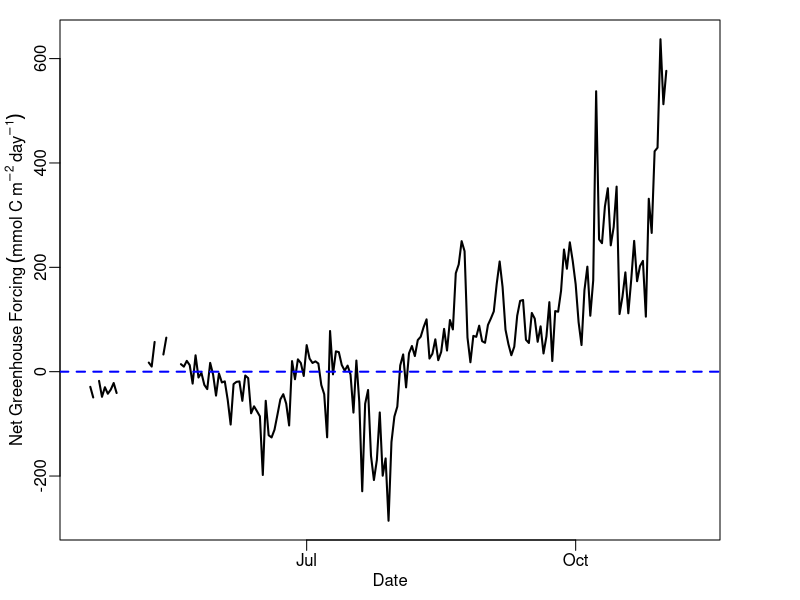
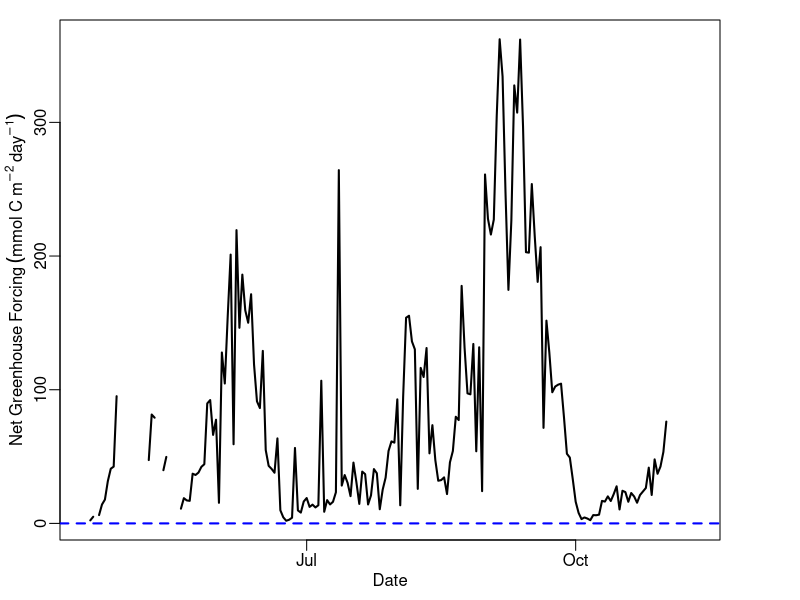
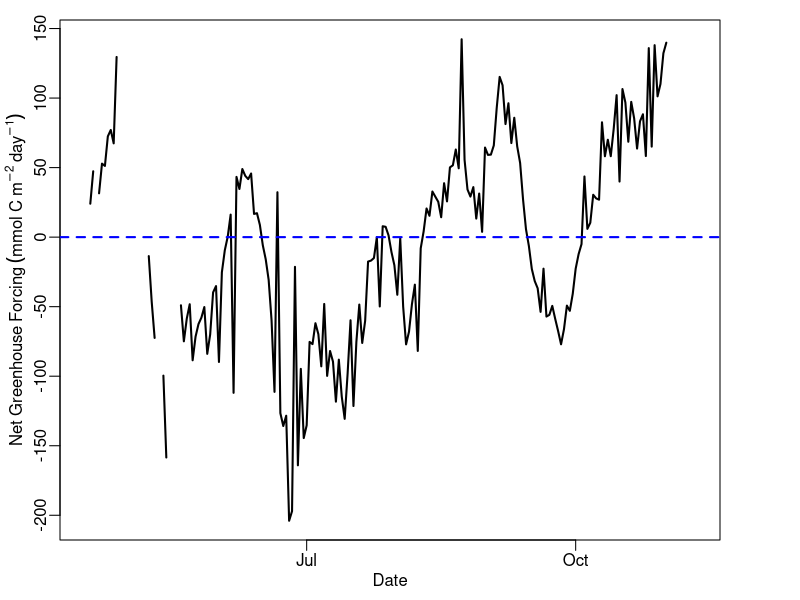

These figures' R source, in order: (Note: this script raises an error after producing the figures.)
#Net GH Forcing Calculation and Figure
#2 March 2017
#JAH

#run Gas Flux script first
#assemble data frame: datetime, co2 flux, ch4 flux
#using gas flux from Read method
setwd("~/Dropbox/GitHub Repos/GLM-Mendota/Data/")
net.forcing<-read.csv('flux.data.csv')
datetime = as.Date(net.forcing$datetime)

########################################################################
######################NGHF USING MODELED FLUXES#########################
#convert gas fluxes to mmol of C m-2 day-1
mod.co2.flux.mmolC <- net.forcing$co2.flux.read.mod 
mod.ch4.flux.mmolC <- net.forcing$ch4.flux.read.mod 

net.forcing <- cbind(net.forcing, mod.co2.flux.mmolC, mod.ch4.flux.mmolC)

#calculate Net GH Forcing
mod.netGHG <- (34*net.forcing$mod.ch4.flux.mmolC) + net.forcing$mod.co2.flux.mmolC

xlab = expression(Date)
ylab = expression(Net~Greenhouse~Forcing~(mmol~C~m^-2~day^-1))
quartz()
par(mar=c(3,3,1,4),mgp=c(1.5,0.5,0),tck=-0.02)
plot(datetime,mod.netGHG,type = 'l',lwd=2,ylab=ylab, xlab = xlab)
abline(0,0,lty=2, col='blue',lwd=2)

########################################################################
############NGHF USING OBSERVED FLUXES (CO2 via CO2)####################
#convert gas fluxes to mmol of C m-2 day-1
obs.co2.flux.mmolC <- net.forcing$co2.flux.read.obs 
obs.ch4.flux.mmolC <- net.forcing$ch4.flux.read.obs 

net.forcing <- cbind(net.forcing, obs.co2.flux.mmolC, obs.ch4.flux.mmolC)

#calculate Net GH Forcing
obs.netGHG <- (34*net.forcing$obs.ch4.flux.mmolC) + net.forcing$obs.co2.flux.mmolC

xlab = expression(Date)
ylab = expression(Net~Greenhouse~Forcing~(mmol~C~m^-2~day^-1))
quartz()
par(mar=c(3,3,1,4),mgp=c(1.5,0.5,0),tck=-0.02)
plot(datetime,obs.netGHG,type = 'l',lwd=2,ylab=ylab, xlab = xlab)
abline(0,0,lty=2, col='blue',lwd=2)

########################################################################
#############NGHF USING OBSERVED FLUXES (CO2 via DO)###################
obs.co2.flux.mmolC.do <- net.forcing$co2.flux.read.obs.do 
obs.ch4.flux.mmolC.do <- net.forcing$ch4.flux.read.obs 

net.forcing <- cbind(net.forcing, obs.co2.flux.mmolC.do, obs.ch4.flux.mmolC.do)

#calculate NGHF
obs.netGHG.do <- (34*net.forcing$obs.ch4.flux.mmolC.do) + net.forcing$obs.co2.flux.mmolC.do

xlab = expression(Date)
ylab = expression(Net~Greenhouse~Forcing~(mmol~C~m^-2~day^-1))
quartz()
par(mar=c(3,3,1,4),mgp=c(1.5,0.5,0),tck=-0.02)
plot(datetime,obs.netGHG.do,type = 'l',lwd=2,ylab=ylab, xlab = xlab)
abline(0,0,lty=2, col='blue',lwd=2)

net.forcing<-cbind(net.forcing, mod.netGHG, obs.netGHG, obs.netGHG.do)
write.csv(net.forcing, file = 'netGHGforcing.csv',row.names = FALSE)

########################################################################
#######################ALL NGHF, ONE PLOT###############################
setwd("~/Dropbox/GitHub Repos/GLM-Mendota/Data/")
nghf<-read.csv("netGHGforcing.csv")

xlab = expression(Date)
ylab = expression(Net~Greenhouse~Forcing~(mmol~C~m^-2~day^-1))
quartz()
par(mar=c(3,3,1,4),mgp=c(1.5,0.5,0),tck=-0.02)
plot(datetime,nghf$mod.netGHG,type = 'l', lwd = 2,ylab = ylab, xlab = xlab,ylim=c(-300,725))
lines(datetime, nghf$obs.netGHG,type = 'l', lwd = 2, col='darkgreen')
#lines(datetime, nghf$obs.netGHG.do,type = 'l', lwd = 2, col = 'darkolivegreen3')
abline(0,0,col='slategrey',lty=2,lwd=2)
legend('topright',c("NGHF from Modeled Fluxes",expression(NGHF~from~Observed~Fluxes)),lwd=c(2,2),col=c('black','darkgreen'))






# ########################################################################
# ##############################INCLUDE EBULLITION########################
# ####from MODELED gas fluxes####
# #Bastviken et al. 2004: 45% ebullition based on lake size
# #Bastviken et al. 2004: 60% ebullition, generally
# #Casper et al. 2000: 96% ebullition, based on tropic state
# 
# mod.bastviken.total.ch4.flux <- net.forcing$ch4.flux.read.mod * (100/55)
# mod.bastviken.high.total.ch4.flux <- net.forcing$ch4.flux.read.mod * (100/40)
# mod.casper.total.ch4.flux <- net.forcing$ch4.flux.read.mod * (100/4)
# 
# #increased CH4 flux plot
# quartz()
# par(mar=c(3,3,1,4),mgp=c(1.5,0.5,0),tck=-0.02)
# plot(datetime, net.forcing$ch4.flux.read.mod, type = 'l',ylim = c(-10,300),xlab = 'Date', ylab = expression(mmol~m^-2~day^-1),lwd=2)
# lines(datetime, mod.bastviken.total.ch4.flux, type = 'l', col='red',lwd=2)
# lines(datetime, mod.bastviken.high.total.ch4.flux, type = 'l', col = 'blue',lwd=2)
# lines(datetime, mod.casper.total.ch4.flux, type = 'l', col = 'purple',lwd=2)
# legend('topleft',c('CH4 Diffusive Flux','45% Ebullition','60% Ebullition','96% Ebullition'),lty = c(1,1,1,1), col = c('black','red','blue','purple'))
# abline(0,0,lty=2,lwd=2,col='blue')
# 
# #convert to mmol C m^-2 day^-1
# mod.inc.ch4.flux.mmolC <- mod.bastviken.total.ch4.flux * (12/16)
# 
# mod.inc.netGHG <- (25*mod.inc.ch4.flux.mmolC) + mod.co2.flux.mmolC
# 
# #increased NGHF plot
# quartz()
# par(mar=c(3,3,1,4),mgp=c(1.5,0.5,0),tck=-0.02)
# plot(datetime,mod.netGHG,type = 'l',lwd=2,ylab=ylab, xlab = xlab,ylim=c(-60,500))
# lines(datetime,mod.inc.netGHG,type = 'l',lwd=2,ylab=ylab, xlab = xlab, col = 'red')
# abline(0,0,lty=2, col='blue',lwd=2)
# legend('topleft',c(expression(CH[4]~Diffusive~Flux~Only),expression(CH[4]~Diffusion~and~Ebullition)),lty=c(1,1),lwd=c(2,2), col=c('black','red'))
# 
# 
# 
# #####from OBSERVED gas fluxes (CO2 via CO2)#####
# obs.bastviken.total.ch4.flux <- net.forcing$ch4.flux.read.obs * (100/55)
# obs.bastviken.high.total.ch4.flux <- net.forcing$ch4.flux.read.obs * (100/40)
# obs.casper.total.ch4.flux <- net.forcing$ch4.flux.read.obs * (100/4)
# 
# #increased CH4 flux plot
# quartz()
# par(mar=c(3,3,1,4),mgp=c(1.5,0.5,0),tck=-0.02)
# plot(datetime, net.forcing$ch4.flux.read.obs, type = 'l',ylim = c(0, 450),xlab = 'Date', ylab = expression(mmol~m^-2~day^-1),lwd=2)
# lines(datetime, obs.bastviken.total.ch4.flux, type = 'l', col='red',lwd=2)
# lines(datetime, obs.bastviken.high.total.ch4.flux, type = 'l', col = 'blue',lwd=2)
# lines(datetime, obs.casper.total.ch4.flux, type = 'l', col = 'purple',lwd=2)
# legend('topleft',c('CH4 Diffusive Flux','45% Ebullition','60% Ebullition','96% Ebullition'),lty = c(1,1,1,1), col = c('black','red','blue','purple'))
# abline(0,0,lty=2,lwd=2,col='blue')
# 
# #convert to mmol C m^-2 day^-1
# obs.inc.ch4.flux.mmolC <- obs.bastviken.total.ch4.flux * (12/16)
# 
# obs.inc.netGHG <- (25*obs.inc.ch4.flux.mmolC) + obs.co2.flux.mmolC
# 
# ####THIS NGFH WITH EBULLITION PLOT####
# #increased NGHF plot
# quartz()
# par(mar=c(3,3,1,4),mgp=c(1.5,0.5,0),tck=-0.02)
# plot(datetime,obs.netGHG,type = 'l',lwd=2,ylab=ylab, xlab = xlab,ylim=c(-60,1200),col='darkgreen')
# lines(datetime,obs.inc.netGHG,type = 'l',lwd=2,ylab=ylab, xlab = xlab, col = 'violetred4')
# abline(0,0,lty=2, col='slategrey',lwd=2)
# legend('topleft',c(expression(NGHF~from~CH[4]~Diffusive~Flux),expression(NGHF~from~CH[4]~Diffusion~+~Ebullition)),lty=c(1,1),lwd=c(2,2), col=c('darkgreen','violetred4'))
# 
# 
# 
# 
# ####from OBSERVED gas fluxes (CO2 via DO)####
# #use same obs.bastviken.total.ch4.flux estimates
# #use same obs.inc.ch4.flux.mmolC
# 
# obs.inc.netGHG.do <- (25*obs.inc.ch4.flux.mmolC) + obs.co2.flux.mmolC.do
# 
# quartz()
# par(mar=c(3,3,1,4),mgp=c(1.5,0.5,0),tck=-0.02)
# plot(datetime,obs.netGHG,type = 'l',lwd=2,ylab=ylab, xlab = xlab,ylim=c(-60,1200))
# lines(datetime,obs.inc.netGHG.do,type = 'l',lwd=2,ylab=ylab, xlab = xlab, col = 'red')
# abline(0,0,lty=2, col='blue',lwd=2)
# legend('topleft',c(expression(CH[4]~Diffusive~Flux~Only),expression(CH[4]~Diffusion~and~Ebullition)),lty=c(1,1),lwd=c(2,2), col=c('black','red'))
# 
# 
# 
